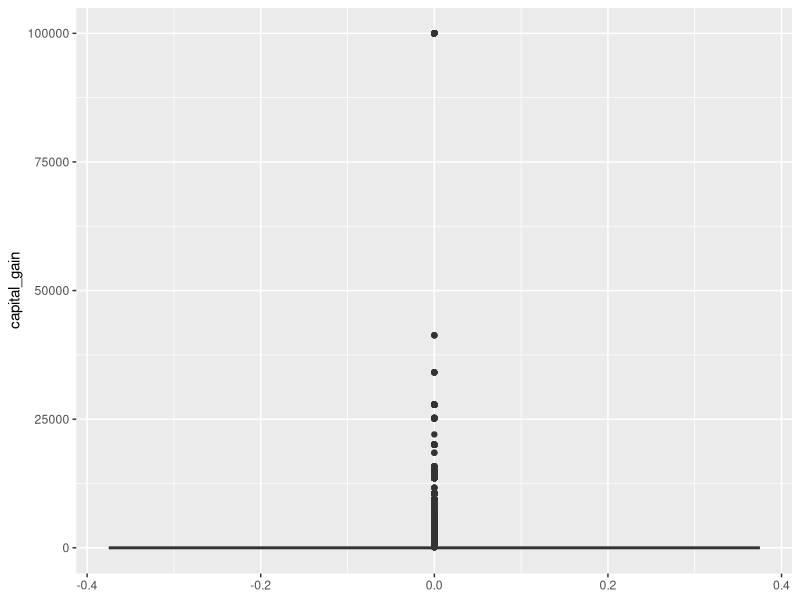
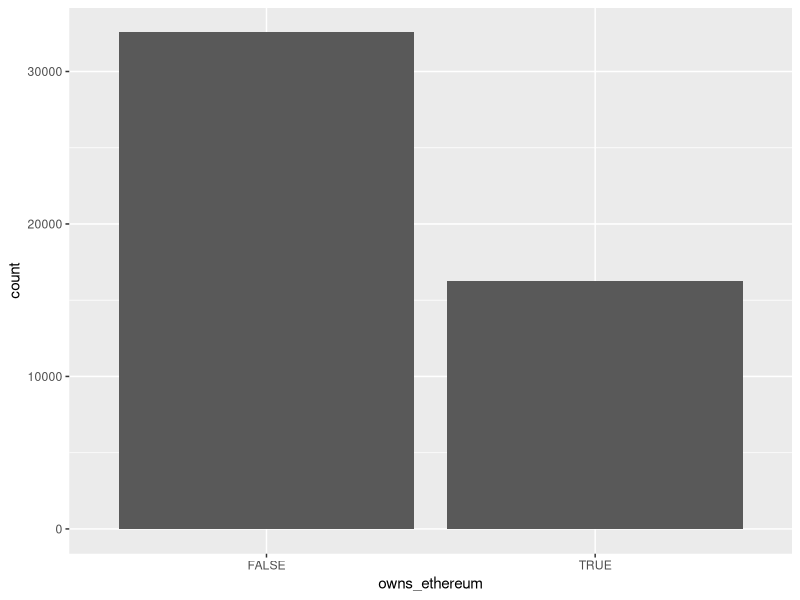
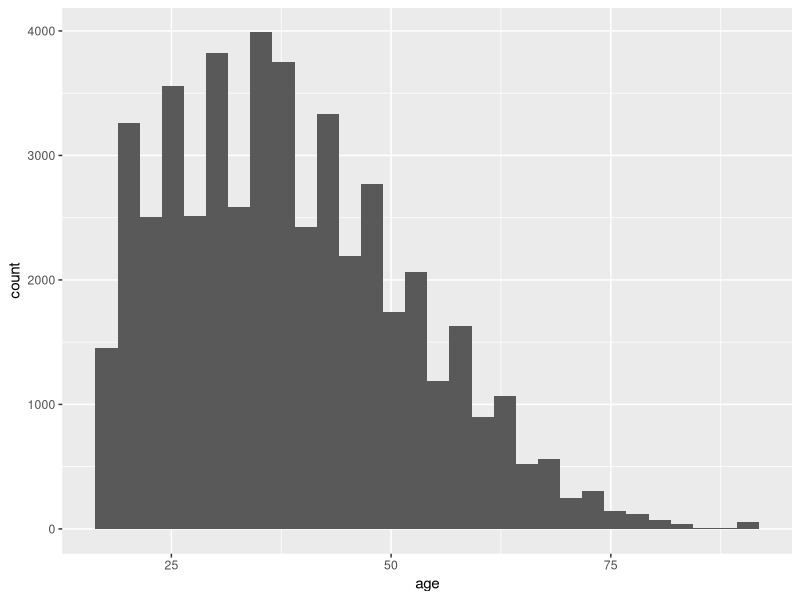
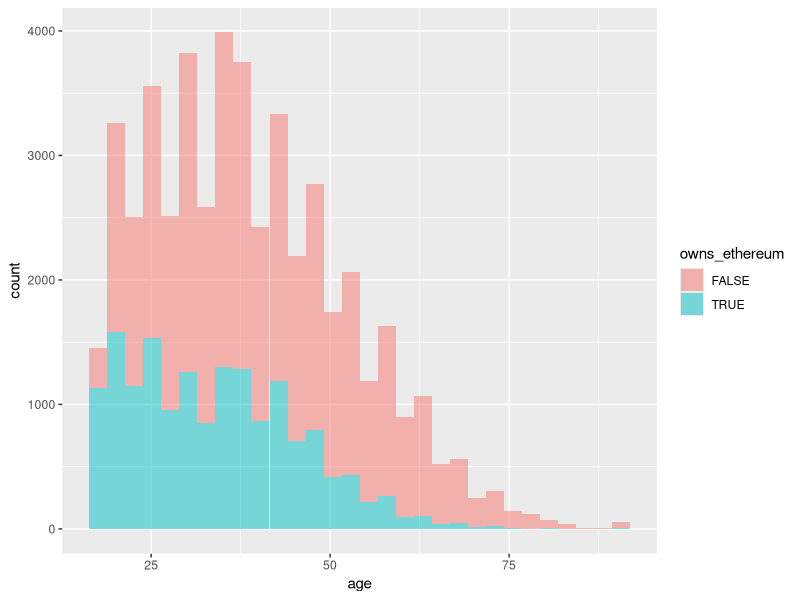
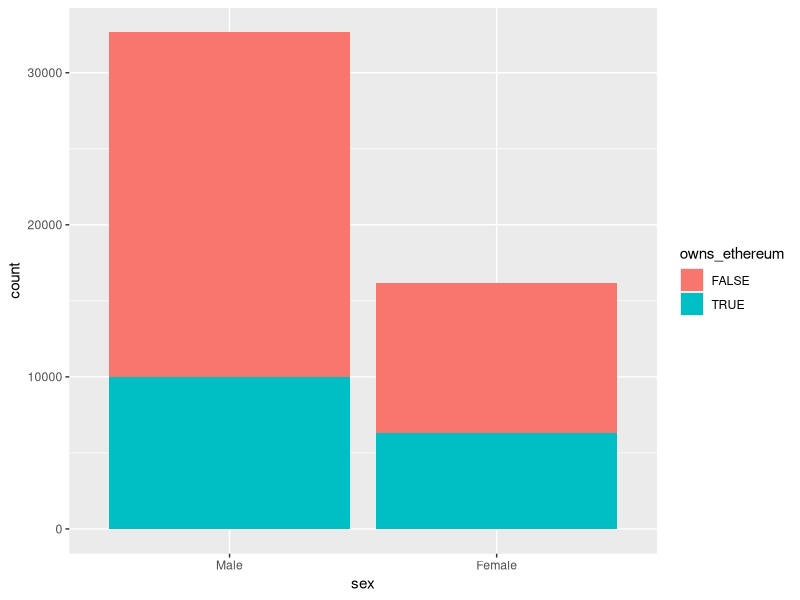
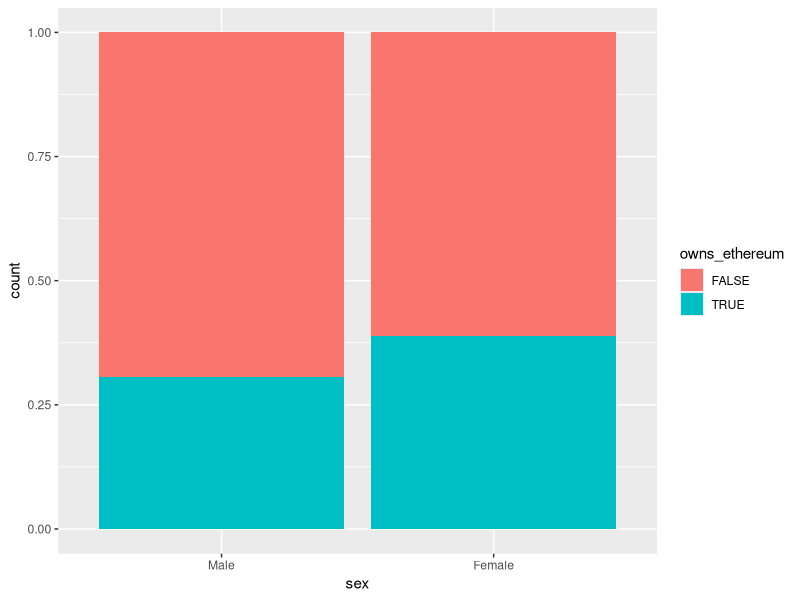
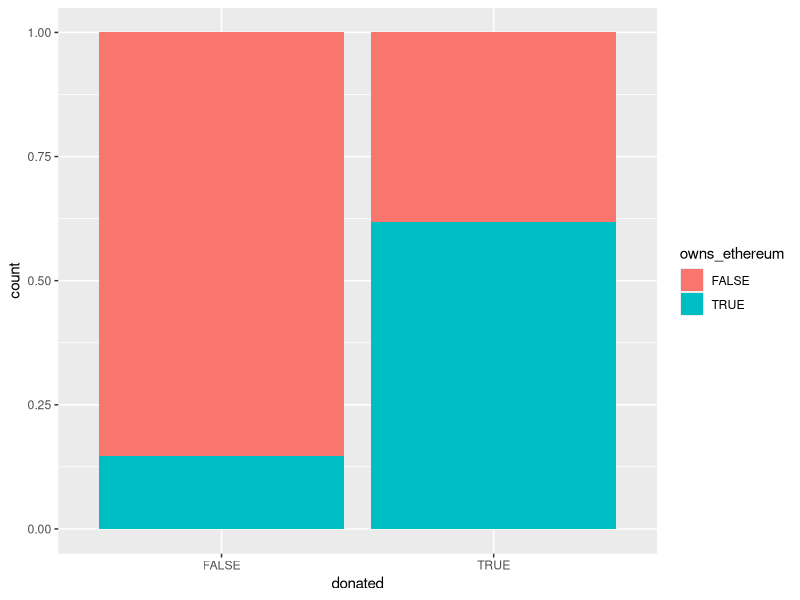
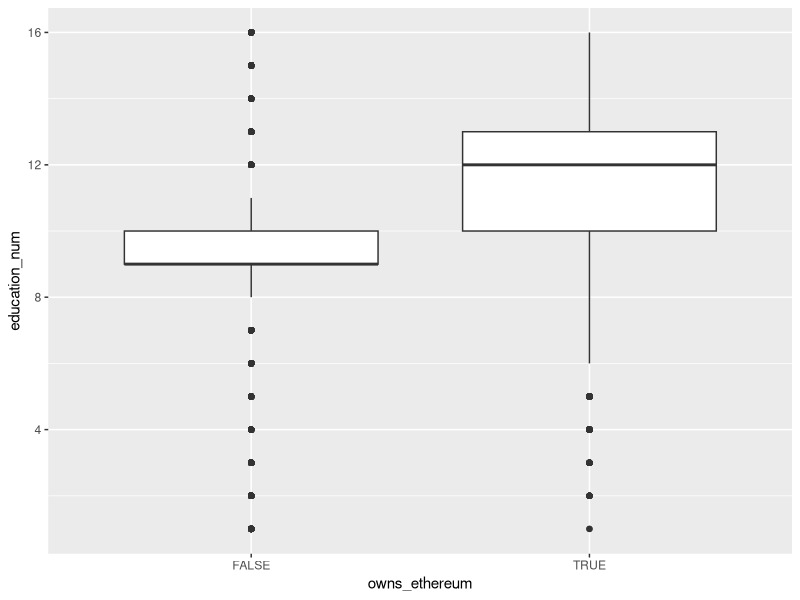

Reproduce these figures in R, in order.
## ---- chunk 1
knitr::opts_chunk$set(echo = TRUE, warning = FALSE, message = FALSE, fig.align = "center", fig.height = 5)

## ---- chunk 2
library(tidyverse)
data_raw <- read_csv("data/data_raw.csv")

dim(data_raw)
## ---- chunk 3
head(data_raw)
## ---- chunk 4
data <- data_raw %>%
    mutate(across(where(is.character), as_factor))
## ---- chunk 5
summary(data)
## ---- chunk 6
ggplot(data, aes(y = capital_gain)) +
  geom_boxplot()
## ---- chunk 7
data <- data %>%
    mutate(capital_gain = ifelse(capital_gain == 99999, NA, capital_gain)) %>%
    mutate(hours_per_week = ifelse(hours_per_week == 99, NA, hours_per_week)) 
## ---- chunk 8
data %>%
    skimr::skim()
## ---- chunk 9
data %>%
    group_by(owns_ethereum) %>%
    summarise(n = n(), nperc = n/nrow(data)*100)
## ---- chunk 10
ggplot(data, aes(x = owns_ethereum)) +
  geom_bar()
## ---- chunk 11
ggplot(data, aes(x = age)) +
  geom_histogram()

## ---- chunk 12
data %>%
 group_by(sex) %>%
 summarise(n = n(), nperc = n/nrow(data)*100)
## ---- chunk 13
cor(data %>% select(where(is.numeric), donated, owns_ethereum) ,
    use = "complete.obs")

## ---- chunk 14
ggplot(data, aes(x = age, fill = owns_ethereum)) +
  geom_histogram(alpha = 0.5)

## ---- chunk 15
data %>%
  filter(sex == "Male") %>%
  group_by(owns_ethereum) %>%
  summarise(n = n(), nperc = n/nrow(.)*100)
## ---- chunk 16
data %>%
  filter(sex == "Female") %>%
  group_by(owns_ethereum) %>%
  summarise(n = n(), nperc = n/nrow(.)*100)
## ---- chunk 17
ggplot(data = data) +
  aes(x = sex, fill = owns_ethereum) +
  geom_bar()
## ---- chunk 18
ggplot(data = data) +
  aes(x = sex, fill = owns_ethereum) +
  geom_bar(position = "fill")
## ---- chunk 19
data %>%
    filter(owns_ethereum == "TRUE") %>%
    group_by(donated) %>%
    summarise(n = n(), nperc = n/nrow(.)*100)

## ---- chunk 20
ggplot(data = data) +
  aes(x = donated, fill = owns_ethereum) +
  geom_bar(position = "fill")
## ---- chunk 21
data %>%
    select(owns_ethereum, where(is.numeric)) %>%
    group_by(owns_ethereum) %>%
    summarise_all(funs(mean(., na.rm = TRUE))) %>%
    data.frame()

## ---- chunk 22

get_mode <- function(v) {
    all_levels <- unique(v)
    all_levels[which.max(tabulate(match(v, all_levels)))]
}

## ---- chunk 23
data %>%
    group_by(owns_ethereum) %>%
    summarise_all(funs(get_mode(.))) %>%
    data.frame()

## ---- chunk 24
t.test(age ~ owns_ethereum, data = data)
## ---- chunk 25
chisq.test(table(data$owns_ethereum, data$marital_status))
## ---- chunk 26
t.test(education_num ~ owns_ethereum, data = data)
## ---- chunk 27
ggplot(data, aes(x = owns_ethereum, y = education_num)) +
  geom_boxplot()

## ---- chunk 28
library(GGally)
data %>%
    select(owns_ethereum, age, education_num, capital_gain, capital_loss, hours_per_week) %>%
    ggpairs(columns = 2:6, aes(color = owns_ethereum, alpha = 0.5))
## ---- chunk 29
data %>%
    select(
        workclass, marital_status, occupation,
        relationship, race, sex, donated, owns_ethereum
    ) %>%
    pivot_longer(workclass:sex) %>%
    ggplot(aes(y = value, fill = owns_ethereum)) +
    geom_bar(position = "fill", na.rm = FALSE) +
    facet_wrap(vars(name), scales = "free") +
    labs(x = NULL, y = NULL, fill = NULL)

